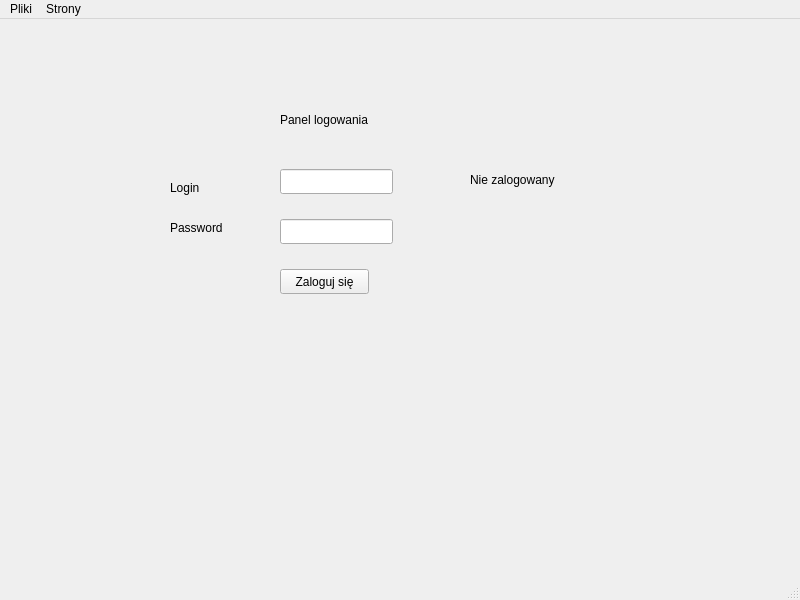
<?xml version="1.0" encoding="UTF-8"?>
<ui version="4.0">
 <class>MainWindow</class>
 <widget class="QMainWindow" name="MainWindow">
  <property name="geometry">
   <rect>
    <x>0</x>
    <y>0</y>
    <width>800</width>
    <height>600</height>
   </rect>
  </property>
  <property name="windowTitle">
   <string>MainWindow</string>
  </property>
  <widget class="QWidget" name="centralwidget">
   <widget class="QStackedWidget" name="stackedWidget">
    <property name="geometry">
     <rect>
      <x>30</x>
      <y>30</y>
      <width>731</width>
      <height>471</height>
     </rect>
    </property>
    <widget class="QWidget" name="page">
     <widget class="QLabel" name="label">
      <property name="geometry">
       <rect>
        <x>250</x>
        <y>50</y>
        <width>251</width>
        <height>41</height>
       </rect>
      </property>
      <property name="text">
       <string>Panel logowania</string>
      </property>
     </widget>
     <widget class="QPushButton" name="pushButton_3">
      <property name="geometry">
       <rect>
        <x>250</x>
        <y>220</y>
        <width>89</width>
        <height>25</height>
       </rect>
      </property>
      <property name="text">
       <string>Zaloguj się</string>
      </property>
     </widget>
     <widget class="QLineEdit" name="lineEdit">
      <property name="geometry">
       <rect>
        <x>250</x>
        <y>120</y>
        <width>113</width>
        <height>25</height>
       </rect>
      </property>
      <property name="echoMode">
       <enum>QLineEdit::Normal</enum>
      </property>
     </widget>
     <widget class="QLineEdit" name="lineEdit_2">
      <property name="geometry">
       <rect>
        <x>250</x>
        <y>170</y>
        <width>113</width>
        <height>25</height>
       </rect>
      </property>
      <property name="echoMode">
       <enum>QLineEdit::Password</enum>
      </property>
     </widget>
     <widget class="QLabel" name="label_3">
      <property name="geometry">
       <rect>
        <x>140</x>
        <y>130</y>
        <width>67</width>
        <height>17</height>
       </rect>
      </property>
      <property name="text">
       <string>Login</string>
      </property>
     </widget>
     <widget class="QLabel" name="label_4">
      <property name="geometry">
       <rect>
        <x>140</x>
        <y>170</y>
        <width>67</width>
        <height>17</height>
       </rect>
      </property>
      <property name="text">
       <string>Password</string>
      </property>
     </widget>
     <widget class="QLabel" name="label_5">
      <property name="geometry">
       <rect>
        <x>440</x>
        <y>120</y>
        <width>231</width>
        <height>21</height>
       </rect>
      </property>
      <property name="text">
       <string>Nie zalogowany</string>
      </property>
     </widget>
    </widget>
    <widget class="QWidget" name="page_2">
     <widget class="QTableView" name="tableView">
      <property name="geometry">
       <rect>
        <x>80</x>
        <y>90</y>
        <width>581</width>
        <height>291</height>
       </rect>
      </property>
      <attribute name="horizontalHeaderCascadingSectionResizes">
       <bool>true</bool>
      </attribute>
     </widget>
     <widget class="QLabel" name="label_2">
      <property name="geometry">
       <rect>
        <x>90</x>
        <y>40</y>
        <width>241</width>
        <height>21</height>
       </rect>
      </property>
      <property name="text">
       <string>Lista produktów</string>
      </property>
     </widget>
     <widget class="QPushButton" name="pushButton">
      <property name="geometry">
       <rect>
        <x>80</x>
        <y>420</y>
        <width>89</width>
        <height>25</height>
       </rect>
      </property>
      <property name="text">
       <string>zapisz</string>
      </property>
     </widget>
     <widget class="QPushButton" name="pushButton_2">
      <property name="geometry">
       <rect>
        <x>448</x>
        <y>420</y>
        <width>191</width>
        <height>25</height>
       </rect>
      </property>
      <property name="text">
       <string>pobierz dane z serwera</string>
      </property>
     </widget>
     <widget class="QLabel" name="label_6">
      <property name="geometry">
       <rect>
        <x>400</x>
        <y>40</y>
        <width>261</width>
        <height>17</height>
       </rect>
      </property>
      <property name="text">
       <string>-</string>
      </property>
     </widget>
    </widget>
   </widget>
  </widget>
  <widget class="QMenuBar" name="menubar">
   <property name="geometry">
    <rect>
     <x>0</x>
     <y>0</y>
     <width>800</width>
     <height>22</height>
    </rect>
   </property>
   <widget class="QMenu" name="menuPliki">
    <property name="title">
     <string>Pliki</string>
    </property>
   </widget>
   <widget class="QMenu" name="menuStrony">
    <property name="title">
     <string>Strony</string>
    </property>
    <addaction name="actionmain_page"/>
    <addaction name="actionmodel_tabela"/>
   </widget>
   <addaction name="menuPliki"/>
   <addaction name="menuStrony"/>
  </widget>
  <widget class="QStatusBar" name="statusbar"/>
  <action name="actionmain_page">
   <property name="text">
    <string>strona główna</string>
   </property>
  </action>
  <action name="actionzwykla_tabela">
   <property name="text">
    <string>zwykla tabela</string>
   </property>
  </action>
  <action name="actionmodel_tabela">
   <property name="text">
    <string>lista produktów</string>
   </property>
  </action>
 </widget>
 <resources/>
 <connections/>
</ui>
